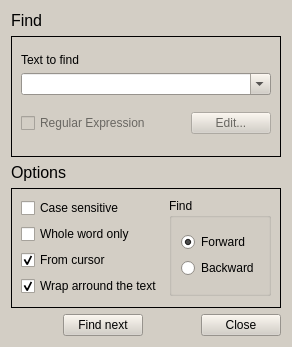
<?xml version="1.0" encoding="UTF-8"?>
<ui version="4.0">
 <class>findForm</class>
 <widget class="QDialog" name="findForm">
  <property name="windowModality">
   <enum>Qt::ApplicationModal</enum>
  </property>
  <property name="geometry">
   <rect>
    <x>0</x>
    <y>0</y>
    <width>292</width>
    <height>347</height>
   </rect>
  </property>
  <property name="sizePolicy">
   <sizepolicy hsizetype="Preferred" vsizetype="Preferred">
    <horstretch>0</horstretch>
    <verstretch>0</verstretch>
   </sizepolicy>
  </property>
  <property name="minimumSize">
   <size>
    <width>0</width>
    <height>0</height>
   </size>
  </property>
  <property name="maximumSize">
   <size>
    <width>3342</width>
    <height>3665</height>
   </size>
  </property>
  <property name="palette">
   <palette>
    <active>
     <colorrole role="WindowText">
      <brush brushstyle="SolidPattern">
       <color alpha="255">
        <red>0</red>
        <green>0</green>
        <blue>0</blue>
       </color>
      </brush>
     </colorrole>
     <colorrole role="Button">
      <brush brushstyle="SolidPattern">
       <color alpha="255">
        <red>211</red>
        <green>206</green>
        <blue>197</blue>
       </color>
      </brush>
     </colorrole>
     <colorrole role="Light">
      <brush brushstyle="SolidPattern">
       <color alpha="255">
        <red>255</red>
        <green>255</green>
        <blue>255</blue>
       </color>
      </brush>
     </colorrole>
     <colorrole role="Midlight">
      <brush brushstyle="SolidPattern">
       <color alpha="255">
        <red>233</red>
        <green>230</green>
        <blue>226</blue>
       </color>
      </brush>
     </colorrole>
     <colorrole role="Dark">
      <brush brushstyle="SolidPattern">
       <color alpha="255">
        <red>105</red>
        <green>103</green>
        <blue>98</blue>
       </color>
      </brush>
     </colorrole>
     <colorrole role="Mid">
      <brush brushstyle="SolidPattern">
       <color alpha="255">
        <red>141</red>
        <green>137</green>
        <blue>131</blue>
       </color>
      </brush>
     </colorrole>
     <colorrole role="Text">
      <brush brushstyle="SolidPattern">
       <color alpha="255">
        <red>0</red>
        <green>0</green>
        <blue>0</blue>
       </color>
      </brush>
     </colorrole>
     <colorrole role="BrightText">
      <brush brushstyle="SolidPattern">
       <color alpha="255">
        <red>255</red>
        <green>255</green>
        <blue>255</blue>
       </color>
      </brush>
     </colorrole>
     <colorrole role="ButtonText">
      <brush brushstyle="SolidPattern">
       <color alpha="255">
        <red>0</red>
        <green>0</green>
        <blue>0</blue>
       </color>
      </brush>
     </colorrole>
     <colorrole role="Base">
      <brush brushstyle="SolidPattern">
       <color alpha="255">
        <red>255</red>
        <green>255</green>
        <blue>255</blue>
       </color>
      </brush>
     </colorrole>
     <colorrole role="Window">
      <brush brushstyle="SolidPattern">
       <color alpha="255">
        <red>211</red>
        <green>206</green>
        <blue>197</blue>
       </color>
      </brush>
     </colorrole>
     <colorrole role="Shadow">
      <brush brushstyle="SolidPattern">
       <color alpha="255">
        <red>0</red>
        <green>0</green>
        <blue>0</blue>
       </color>
      </brush>
     </colorrole>
     <colorrole role="AlternateBase">
      <brush brushstyle="SolidPattern">
       <color alpha="255">
        <red>233</red>
        <green>230</green>
        <blue>226</blue>
       </color>
      </brush>
     </colorrole>
     <colorrole role="ToolTipBase">
      <brush brushstyle="SolidPattern">
       <color alpha="255">
        <red>255</red>
        <green>255</green>
        <blue>220</blue>
       </color>
      </brush>
     </colorrole>
     <colorrole role="ToolTipText">
      <brush brushstyle="SolidPattern">
       <color alpha="255">
        <red>0</red>
        <green>0</green>
        <blue>0</blue>
       </color>
      </brush>
     </colorrole>
    </active>
    <inactive>
     <colorrole role="WindowText">
      <brush brushstyle="SolidPattern">
       <color alpha="255">
        <red>0</red>
        <green>0</green>
        <blue>0</blue>
       </color>
      </brush>
     </colorrole>
     <colorrole role="Button">
      <brush brushstyle="SolidPattern">
       <color alpha="255">
        <red>211</red>
        <green>206</green>
        <blue>197</blue>
       </color>
      </brush>
     </colorrole>
     <colorrole role="Light">
      <brush brushstyle="SolidPattern">
       <color alpha="255">
        <red>255</red>
        <green>255</green>
        <blue>255</blue>
       </color>
      </brush>
     </colorrole>
     <colorrole role="Midlight">
      <brush brushstyle="SolidPattern">
       <color alpha="255">
        <red>233</red>
        <green>230</green>
        <blue>226</blue>
       </color>
      </brush>
     </colorrole>
     <colorrole role="Dark">
      <brush brushstyle="SolidPattern">
       <color alpha="255">
        <red>105</red>
        <green>103</green>
        <blue>98</blue>
       </color>
      </brush>
     </colorrole>
     <colorrole role="Mid">
      <brush brushstyle="SolidPattern">
       <color alpha="255">
        <red>141</red>
        <green>137</green>
        <blue>131</blue>
       </color>
      </brush>
     </colorrole>
     <colorrole role="Text">
      <brush brushstyle="SolidPattern">
       <color alpha="255">
        <red>0</red>
        <green>0</green>
        <blue>0</blue>
       </color>
      </brush>
     </colorrole>
     <colorrole role="BrightText">
      <brush brushstyle="SolidPattern">
       <color alpha="255">
        <red>255</red>
        <green>255</green>
        <blue>255</blue>
       </color>
      </brush>
     </colorrole>
     <colorrole role="ButtonText">
      <brush brushstyle="SolidPattern">
       <color alpha="255">
        <red>0</red>
        <green>0</green>
        <blue>0</blue>
       </color>
      </brush>
     </colorrole>
     <colorrole role="Base">
      <brush brushstyle="SolidPattern">
       <color alpha="255">
        <red>255</red>
        <green>255</green>
        <blue>255</blue>
       </color>
      </brush>
     </colorrole>
     <colorrole role="Window">
      <brush brushstyle="SolidPattern">
       <color alpha="255">
        <red>211</red>
        <green>206</green>
        <blue>197</blue>
       </color>
      </brush>
     </colorrole>
     <colorrole role="Shadow">
      <brush brushstyle="SolidPattern">
       <color alpha="255">
        <red>0</red>
        <green>0</green>
        <blue>0</blue>
       </color>
      </brush>
     </colorrole>
     <colorrole role="AlternateBase">
      <brush brushstyle="SolidPattern">
       <color alpha="255">
        <red>233</red>
        <green>230</green>
        <blue>226</blue>
       </color>
      </brush>
     </colorrole>
     <colorrole role="ToolTipBase">
      <brush brushstyle="SolidPattern">
       <color alpha="255">
        <red>255</red>
        <green>255</green>
        <blue>220</blue>
       </color>
      </brush>
     </colorrole>
     <colorrole role="ToolTipText">
      <brush brushstyle="SolidPattern">
       <color alpha="255">
        <red>0</red>
        <green>0</green>
        <blue>0</blue>
       </color>
      </brush>
     </colorrole>
    </inactive>
    <disabled>
     <colorrole role="WindowText">
      <brush brushstyle="SolidPattern">
       <color alpha="255">
        <red>105</red>
        <green>103</green>
        <blue>98</blue>
       </color>
      </brush>
     </colorrole>
     <colorrole role="Button">
      <brush brushstyle="SolidPattern">
       <color alpha="255">
        <red>211</red>
        <green>206</green>
        <blue>197</blue>
       </color>
      </brush>
     </colorrole>
     <colorrole role="Light">
      <brush brushstyle="SolidPattern">
       <color alpha="255">
        <red>255</red>
        <green>255</green>
        <blue>255</blue>
       </color>
      </brush>
     </colorrole>
     <colorrole role="Midlight">
      <brush brushstyle="SolidPattern">
       <color alpha="255">
        <red>233</red>
        <green>230</green>
        <blue>226</blue>
       </color>
      </brush>
     </colorrole>
     <colorrole role="Dark">
      <brush brushstyle="SolidPattern">
       <color alpha="255">
        <red>105</red>
        <green>103</green>
        <blue>98</blue>
       </color>
      </brush>
     </colorrole>
     <colorrole role="Mid">
      <brush brushstyle="SolidPattern">
       <color alpha="255">
        <red>141</red>
        <green>137</green>
        <blue>131</blue>
       </color>
      </brush>
     </colorrole>
     <colorrole role="Text">
      <brush brushstyle="SolidPattern">
       <color alpha="255">
        <red>105</red>
        <green>103</green>
        <blue>98</blue>
       </color>
      </brush>
     </colorrole>
     <colorrole role="BrightText">
      <brush brushstyle="SolidPattern">
       <color alpha="255">
        <red>255</red>
        <green>255</green>
        <blue>255</blue>
       </color>
      </brush>
     </colorrole>
     <colorrole role="ButtonText">
      <brush brushstyle="SolidPattern">
       <color alpha="255">
        <red>105</red>
        <green>103</green>
        <blue>98</blue>
       </color>
      </brush>
     </colorrole>
     <colorrole role="Base">
      <brush brushstyle="SolidPattern">
       <color alpha="255">
        <red>211</red>
        <green>206</green>
        <blue>197</blue>
       </color>
      </brush>
     </colorrole>
     <colorrole role="Window">
      <brush brushstyle="SolidPattern">
       <color alpha="255">
        <red>211</red>
        <green>206</green>
        <blue>197</blue>
       </color>
      </brush>
     </colorrole>
     <colorrole role="Shadow">
      <brush brushstyle="SolidPattern">
       <color alpha="255">
        <red>0</red>
        <green>0</green>
        <blue>0</blue>
       </color>
      </brush>
     </colorrole>
     <colorrole role="AlternateBase">
      <brush brushstyle="SolidPattern">
       <color alpha="255">
        <red>211</red>
        <green>206</green>
        <blue>197</blue>
       </color>
      </brush>
     </colorrole>
     <colorrole role="ToolTipBase">
      <brush brushstyle="SolidPattern">
       <color alpha="255">
        <red>255</red>
        <green>255</green>
        <blue>220</blue>
       </color>
      </brush>
     </colorrole>
     <colorrole role="ToolTipText">
      <brush brushstyle="SolidPattern">
       <color alpha="255">
        <red>0</red>
        <green>0</green>
        <blue>0</blue>
       </color>
      </brush>
     </colorrole>
    </disabled>
   </palette>
  </property>
  <property name="windowTitle">
   <string>Find Text</string>
  </property>
  <layout class="QGridLayout">
   <item row="0" column="0">
    <widget class="QLabel" name="label">
     <property name="sizePolicy">
      <sizepolicy hsizetype="Fixed" vsizetype="Fixed">
       <horstretch>0</horstretch>
       <verstretch>0</verstretch>
      </sizepolicy>
     </property>
     <property name="font">
      <font>
       <pointsize>12</pointsize>
      </font>
     </property>
     <property name="text">
      <string>Find</string>
     </property>
    </widget>
   </item>
   <item row="1" column="0">
    <widget class="QFrame" name="frame">
     <property name="frameShape">
      <enum>QFrame::Box</enum>
     </property>
     <property name="frameShadow">
      <enum>QFrame::Plain</enum>
     </property>
     <layout class="QGridLayout">
      <item row="0" column="0">
       <layout class="QVBoxLayout">
        <item>
         <widget class="QLabel" name="label_2">
          <property name="sizePolicy">
           <sizepolicy hsizetype="Fixed" vsizetype="Fixed">
            <horstretch>0</horstretch>
            <verstretch>0</verstretch>
           </sizepolicy>
          </property>
          <property name="text">
           <string>Text to find</string>
          </property>
         </widget>
        </item>
        <item>
         <widget class="QComboBox" name="findComboBox">
          <property name="editable">
           <bool>true</bool>
          </property>
         </widget>
        </item>
       </layout>
      </item>
      <item row="1" column="0">
       <layout class="QHBoxLayout">
        <item>
         <widget class="QCheckBox" name="regExprCB">
          <property name="enabled">
           <bool>false</bool>
          </property>
          <property name="text">
           <string>Regular Expression</string>
          </property>
         </widget>
        </item>
        <item>
         <spacer>
          <property name="orientation">
           <enum>Qt::Horizontal</enum>
          </property>
          <property name="sizeHint" stdset="0">
           <size>
            <width>44</width>
            <height>30</height>
           </size>
          </property>
         </spacer>
        </item>
        <item>
         <widget class="QPushButton" name="regExprEditBtn">
          <property name="enabled">
           <bool>false</bool>
          </property>
          <property name="text">
           <string>Edit...</string>
          </property>
         </widget>
        </item>
       </layout>
      </item>
     </layout>
    </widget>
   </item>
   <item row="2" column="0">
    <widget class="QLabel" name="label_3">
     <property name="sizePolicy">
      <sizepolicy hsizetype="Fixed" vsizetype="Fixed">
       <horstretch>0</horstretch>
       <verstretch>0</verstretch>
      </sizepolicy>
     </property>
     <property name="font">
      <font>
       <pointsize>12</pointsize>
      </font>
     </property>
     <property name="text">
      <string>Options</string>
     </property>
    </widget>
   </item>
   <item row="3" column="0">
    <widget class="QFrame" name="frame_2">
     <property name="frameShape">
      <enum>QFrame::Box</enum>
     </property>
     <property name="frameShadow">
      <enum>QFrame::Plain</enum>
     </property>
     <layout class="QGridLayout">
      <item row="0" column="0">
       <widget class="QCheckBox" name="caseSensCB">
        <property name="text">
         <string>Case sensitive</string>
        </property>
       </widget>
      </item>
      <item row="0" column="1" rowspan="4">
       <widget class="QGroupBox" name="findBox">
        <property name="title">
         <string>Find</string>
        </property>
        <layout class="QGridLayout">
         <item row="0" column="0">
          <layout class="QVBoxLayout">
           <item>
            <widget class="QRadioButton" name="forwardRBtn">
             <property name="text">
              <string>Forward</string>
             </property>
             <property name="checked">
              <bool>true</bool>
             </property>
            </widget>
           </item>
           <item>
            <widget class="QRadioButton" name="radioButton_2">
             <property name="text">
              <string>Backward</string>
             </property>
            </widget>
           </item>
          </layout>
         </item>
        </layout>
       </widget>
      </item>
      <item row="1" column="0">
       <widget class="QCheckBox" name="wWOnlyCB">
        <property name="text">
         <string>Whole word only</string>
        </property>
       </widget>
      </item>
      <item row="2" column="0">
       <widget class="QCheckBox" name="fromcurCB">
        <property name="enabled">
         <bool>true</bool>
        </property>
        <property name="text">
         <string>From cursor</string>
        </property>
        <property name="checked">
         <bool>true</bool>
        </property>
       </widget>
      </item>
      <item row="3" column="0">
       <widget class="QCheckBox" name="wrapCB">
        <property name="text">
         <string>Wrap arround the text</string>
        </property>
        <property name="checked">
         <bool>true</bool>
        </property>
        <property name="tristate">
         <bool>false</bool>
        </property>
       </widget>
      </item>
     </layout>
    </widget>
   </item>
   <item row="4" column="0">
    <layout class="QHBoxLayout">
     <item>
      <spacer>
       <property name="orientation">
        <enum>Qt::Horizontal</enum>
       </property>
       <property name="sizeHint" stdset="0">
        <size>
         <width>40</width>
         <height>20</height>
        </size>
       </property>
      </spacer>
     </item>
     <item>
      <widget class="QPushButton" name="findBtn">
       <property name="text">
        <string>Find next</string>
       </property>
      </widget>
     </item>
     <item>
      <spacer>
       <property name="orientation">
        <enum>Qt::Horizontal</enum>
       </property>
       <property name="sizeHint" stdset="0">
        <size>
         <width>40</width>
         <height>20</height>
        </size>
       </property>
      </spacer>
     </item>
     <item>
      <widget class="QPushButton" name="closeBtn">
       <property name="text">
        <string>Close</string>
       </property>
      </widget>
     </item>
    </layout>
   </item>
  </layout>
 </widget>
 <resources/>
 <connections>
  <connection>
   <sender>regExprCB</sender>
   <signal>clicked(bool)</signal>
   <receiver>regExprEditBtn</receiver>
   <slot>setEnabled(bool)</slot>
   <hints>
    <hint type="sourcelabel">
     <x>105</x>
     <y>111</y>
    </hint>
    <hint type="destinationlabel">
     <x>239</x>
     <y>114</y>
    </hint>
   </hints>
  </connection>
 </connections>
</ui>
